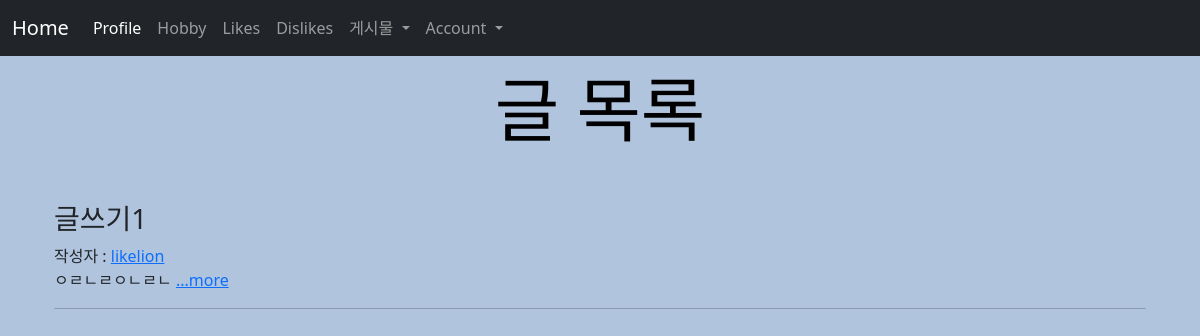
Page /posts/ (signed in) on the earlier database version.
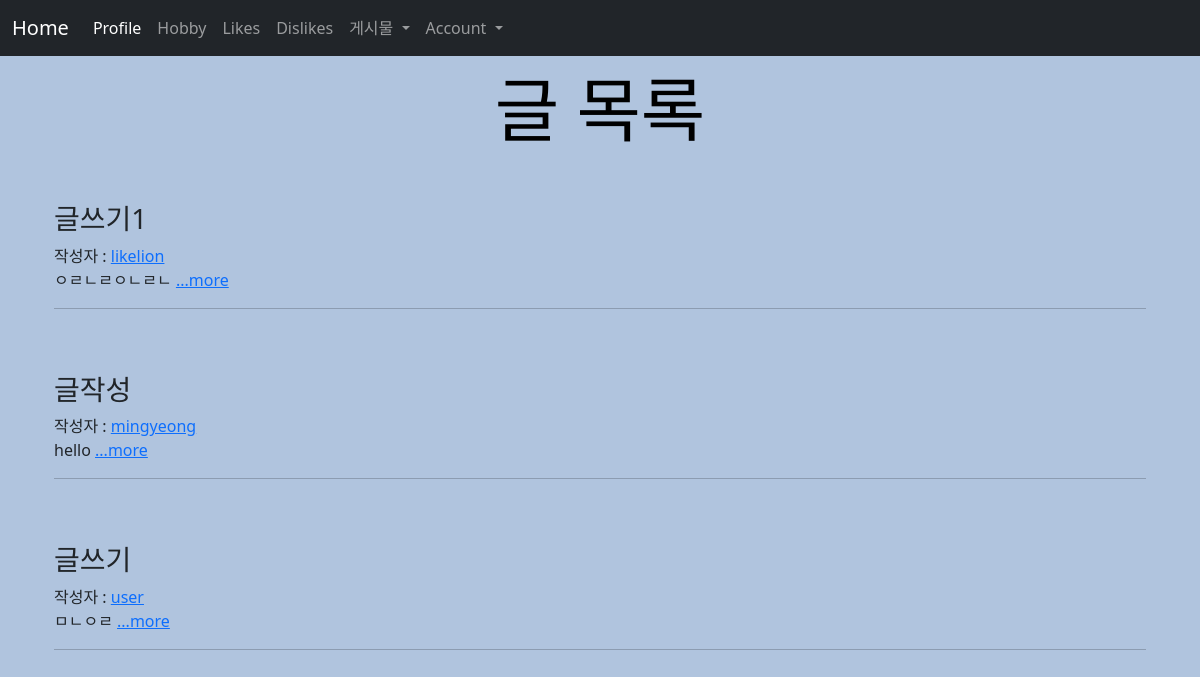
Same page on the later database version.
### main/models.py (models this page shows, shortened)
class Post(models.Model):
    id = models.AutoField(primary_key=True)
    title = models.CharField(max_length=200)
    writer = models.ForeignKey(User, on_delete=models.CASCADE)
    pub_date = models.DateTimeField()
    body = models.TextField()
    image=models.ImageField(upload_to = "post/", blank=True, null=True)
    like_user_set = models.ManyToManyField(User, blank=True, related_name='likes_user_set',through='Like')
    dislike_user_set = models.ManyToManyField(User, blank=True, related_name='dislikes_user_set',through='Dislike')
    def summary(self):
        return self.body[:20]

### main/views.py (the view)
# urls.py: path('posts/', posts, name="posts"),
def posts(request):
    posts = Post.objects.all()
    return render(request, 'main/posts.html', {'posts' : posts})

### main/templates/main/posts.html (shortened to what this page needs)
{% extends 'base.html' %}
{% load static %}
{% block content %}
<div class="container">
    {% if user.is_authenticated %}
    <h1 style="font-family: 'Gamja Flower', cursive; margin-top: 30px;">글 목록</h1>
<div>
    {% for post in posts %}
    <div>
        <h3>{{post.title}}</h3>
        {% if post.writer %}
        {% if 'user' in post.writer.username and post.writer.username != 'user' %}
        작성자 : <a href="{% url 'users:mypage' post.writer.id %}">{{ post.writer.last_name }} {{ post.writer.first_name }}</a>
        {% else %}
            작성자 : <a href="{% url 'users:mypage' post.writer.id %}">{{ post.writer }}</a>
        {% endif %}
        {% else %}
            작성자 : 알 수 없음
        {% endif %}<br>
        {{post.summary}}
        <a href="{%url 'main:detail' post.id %}">...more</a>
        <hr><br><br>
    </div>
    {%endfor%}
</div>
    {% else %}
    <h3>로그인 후 이용 가능</h3>
    <a href="{% url 'account_login' %}" class="btn btn.warning">로그인</a>
    <a href="{% url 'account_signup' %}" class="btn btn.warning">회원가입</a>
    {% endif %}
</div>
{% endblock %}

### sns_project/templates/base.html (shortened to what this page needs)
<!DOCTYPE html>
{% load static %}
<html lang="en">
<head>
    <link href="https://cdn.jsdelivr.net/npm/bootstrap@5.0.0/dist/css/bootstrap.min.css" rel="stylesheet">
    <link rel="stylesheet" href="{% static 'css/project.css' %}">
</head>
<body>
    {% include 'shared/_navbar.html' %}
    <div class="container">
        {% block content %}
        {% endblock %}
    </div>
</body>
</html>

### sns_project/templates/shared/_navbar.html (shortened to what this page needs)
    <nav class="navbar fixed-top navbar-expand-lg navbar-dark bg-dark">
        <div class="container-fluid">
          <a class="navbar-brand" href="{% url 'main:showmain' %}">Home</a>
          <div class="collapse navbar-collapse" id="navbarNav">
            <ul class="navbar-nav">
              <li class="nav-item">
                <a class="nav-link active" aria-current="page" href="#1. Profile">Profile</a>
              </li>
              <li class="nav-item">
                <a class="nav-link" href="#2. Hobby">Hobby</a>
              </li>
              <li class="nav-item">
                <a class="nav-link" href="#3. Likes">Likes</a>
              </li>
              <li class="nav-item">
                <a class="nav-link" href="#4. Dislikes" tabindex="-1">Dislikes</a>
              </li>
              {% if user.is_authenticated %}
              <li class="nav-item dropdown">
                <a class="nav-link dropdown-toggle" href="#" id="navbarDropdown" role="button" data-bs-toggle="dropdown" aria-expanded="false">
                  게시물
                </a>
              </li>
              {% endif %}
              <li class="nav-item dropdown">
                <a class="nav-link dropdown-toggle" href="#" id="navbarDropdown" role="button" data-bs-toggle="dropdown" aria-expanded="false">
                  Account
                </a>
              </li>
            </ul>
          </div>
        </div>
      </nav>

### sns_project/static/css/project.css (style rules this page uses)
body { background-color: lightsteelblue; }
h1 { font-family: Georgia, 'Times New Roman', Times, serif; font-size: 70px; color: black; text-align: center; padding-top: 40px; padding-bottom: 40px; }

Differences in the rows shown:
added Post: title "글작성", writer "mingyeong", summary "hello"
added Post: title "글쓰기", writer "user", summary "ㅁㄴㅇㄹ"
